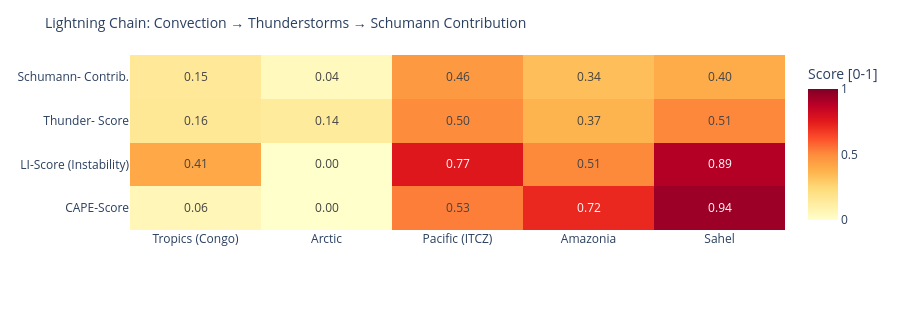

Notebook source saved alongside this figure:
### Code cell
# ============================================================
# LIGHTNING CHAIN: Convection → Thunderstorms → Schumann
# Shows the causal chain per measurement point as heatmap
# ============================================================

def cape_score(v):
    """CAPE → normalized score [0,1]"""
    if v is None or pd.isna(v): return 0.0
    return min(1.0, float(v) / 3000)

def li_score(v):
    """Lifted Index: negative = unstable → score [0,1]"""
    if v is None or pd.isna(v): return 0.3
    return min(1.0, max(0.0, (-float(v) + 6) / 12))

def cloud_score(v):
    if v is None or pd.isna(v): return 0.3
    return float(v) / 100

def thunder_score(row):
    """Kombinierter Gewitterwahrscheinlichkeits-Score
    CAPE + LI + Bedeckung + WMO-Gewitter + konvektiver Niederschlag (showers)
    Hinweis: X-Ray und Kp sind kein Bestandteil – nur geomagn./solarer Kontext.
    """
    cs = cape_score(row.get('cape'))
    ls = li_score(row.get('li'))
    cl = cloud_score(row.get('cloud'))
    t  = 1.0 if row.get('thunderstorm') else 0.0
    # Convective precipitation (showers) as additional indicator
    sh = min(1.0, (row.get('showers') or 0) / 5.0)
    return round(cs * 0.30 + ls * 0.25 + cl * 0.15 + t * 0.20 + sh * 0.10, 3)

def schumann_contribution(t_score, lat):
    """Schumann contribution: higher in tropics (±30°), scaled by thunderstorm score"""
    lat_weight = max(0.3, 1.0 - abs(lat) / 60)
    return round(t_score * lat_weight, 3)

df_atm['cape_score']   = df_atm.apply(lambda r: cape_score(r['cape']), axis=1)
df_atm['li_score']     = df_atm.apply(lambda r: li_score(r['li']),    axis=1)
df_atm['thunder_score']= df_atm.apply(lambda r: thunder_score(r.to_dict()), axis=1)
df_atm['schumann_contribution'] = df_atm.apply(
    lambda r: schumann_contribution(r['thunder_score'], r['lat']), axis=1)

metrics = ['cape_score', 'li_score', 'thunder_score', 'schumann_contribution']
labels  = ['CAPE-Score', 'LI-Score\n(Instability)', 'Thunder-\nScore', 'Schumann-\nContrib.']
z_data  = [df_atm[m].tolist() for m in metrics]

fig = go.Figure(go.Heatmap(
    z=z_data,
    x=df_atm['point'].tolist(),
    y=labels,
    colorscale='YlOrRd',
    zmin=0, zmax=1,
    text=[[f'{v:.2f}' for v in row] for row in z_data],
    texttemplate='%{text}', textfont=dict(size=12),
    colorbar=dict(title='Score [0-1]')
))
fig.update_layout(
    title=dict(text='Lightning Chain: Convection → Thunderstorms → Schumann Contribution', font=dict(size=14)),
    height=310,
    plot_bgcolor='rgba(0,0,0,0)', paper_bgcolor='rgba(0,0,0,0)',
    margin=dict(l=130, r=80, t=55, b=80)
)
fig.show()

### Figure 1 — Plotly figure (JSON) as saved in the notebook; plotly's stock layout.template omitted (floating-point values rounded to 4 significant figures)
{"data": [{"colorbar": {"title": {"text": "Score [0-1]"}}, "colorscale": [[0.0, "rgb(255,255,204)"], [0.125, "rgb(255,237,160)"], [0.25, "rgb(254,217,118)"], [0.375, "rgb(254,178,76)"], [0.5, "rgb(253,141,60)"], [0.625, "rgb(252,78,42)"], [0.75, "rgb(227,26,28)"], [0.875, "rgb(189,0,38)"], [1.0, "rgb(128,0,38)"]], "text": [["0.06", "0.00", "0.53", "0.72", "0.94"], ["0.41", "0.00", "0.77", "0.51", "0.89"], ["0.16", "0.14", "0.50", "0.37", "0.51"], ["0.15", "0.04", "0.46", "0.34", "0.40"]], "textfont": {"size": 12}, "texttemplate": "%{text}", "type": "heatmap", "x": ["Tropics (Congo)", "Arctic", "Pacific (ITCZ)", "Amazonia", "Sahel"], "y": ["CAPE-Score", "LI-Score\n(Instability)", "Thunder-\nScore", "Schumann-\nContrib."], "z": [[0.06, 0.0, 0.53, 0.7167, 0.9433], [0.4083, 0.0, 0.7667, 0.5083, 0.8917], [0.158, 0.138, 0.501, 0.368, 0.51], [0.147, 0.041, 0.459, 0.337, 0.4]], "zmax": 1, "zmin": 0}], "layout": {"height": 310, "margin": {"b": 80, "l": 130, "r": 80, "t": 55}, "paper_bgcolor": "rgba(0,0,0,0)", "plot_bgcolor": "rgba(0,0,0,0)", "title": {"font": {"size": 14}, "text": "Lightning Chain: Convection → Thunderstorms → Schumann Contribution"}}}
